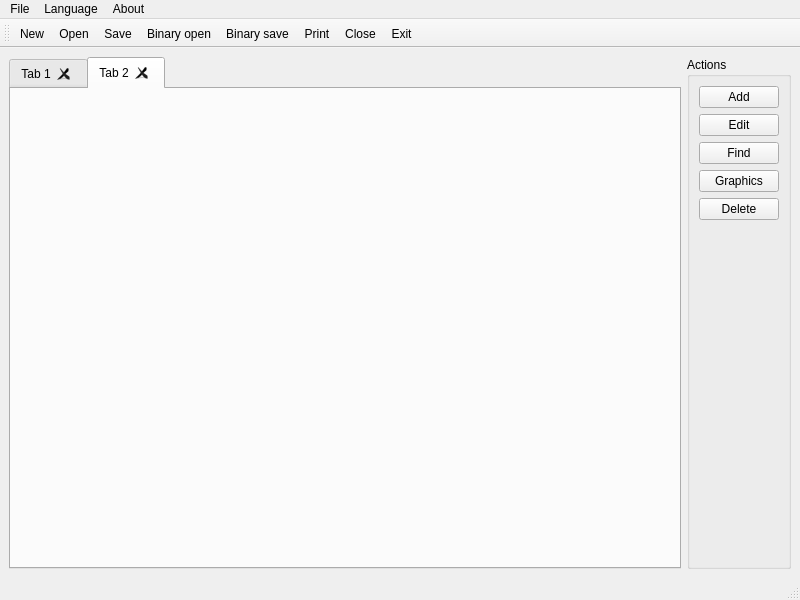
<?xml version="1.0" encoding="UTF-8"?>
<ui version="4.0">
 <class>MainWindow</class>
 <widget class="QMainWindow" name="MainWindow">
  <property name="geometry">
   <rect>
    <x>0</x>
    <y>0</y>
    <width>800</width>
    <height>600</height>
   </rect>
  </property>
  <property name="acceptDrops">
   <bool>false</bool>
  </property>
  <property name="windowTitle">
   <string>Database</string>
  </property>
  <widget class="QWidget" name="centralwidget">
   <layout class="QHBoxLayout" name="horizontalLayout">
    <item>
     <widget class="QTabWidget" name="tabWidget">
      <property name="acceptDrops">
       <bool>false</bool>
      </property>
      <property name="currentIndex">
       <number>1</number>
      </property>
      <property name="tabsClosable">
       <bool>true</bool>
      </property>
      <property name="movable">
       <bool>true</bool>
      </property>
      <widget class="QWidget" name="tab">
       <attribute name="title">
        <string>Tab 1</string>
       </attribute>
       <layout class="QHBoxLayout" name="horizontalLayout_2"/>
      </widget>
      <widget class="QWidget" name="tab_2">
       <property name="enabled">
        <bool>true</bool>
       </property>
       <attribute name="title">
        <string>Tab 2</string>
       </attribute>
       <layout class="QHBoxLayout" name="horizontalLayout_3"/>
      </widget>
     </widget>
    </item>
    <item>
     <widget class="QGroupBox" name="groupBox">
      <property name="title">
       <string>Actions</string>
      </property>
      <layout class="QVBoxLayout" name="verticalLayout">
       <item>
        <widget class="QPushButton" name="addButton">
         <property name="text">
          <string>Add</string>
         </property>
        </widget>
       </item>
       <item>
        <widget class="QPushButton" name="editButton">
         <property name="text">
          <string>Edit</string>
         </property>
        </widget>
       </item>
       <item>
        <widget class="QPushButton" name="findButton">
         <property name="text">
          <string>Find</string>
         </property>
        </widget>
       </item>
       <item>
        <widget class="QPushButton" name="graphicsButton">
         <property name="text">
          <string>Graphics</string>
         </property>
        </widget>
       </item>
       <item>
        <widget class="QPushButton" name="deleteButton">
         <property name="text">
          <string>Delete</string>
         </property>
        </widget>
       </item>
       <item>
        <spacer name="verticalSpacer">
         <property name="orientation">
          <enum>Qt::Vertical</enum>
         </property>
         <property name="sizeHint" stdset="0">
          <size>
           <width>20</width>
           <height>40</height>
          </size>
         </property>
        </spacer>
       </item>
      </layout>
     </widget>
    </item>
   </layout>
  </widget>
  <widget class="QMenuBar" name="menubar">
   <property name="geometry">
    <rect>
     <x>0</x>
     <y>0</y>
     <width>800</width>
     <height>23</height>
    </rect>
   </property>
   <widget class="QMenu" name="menu">
    <property name="title">
     <string>File</string>
    </property>
    <addaction name="actionNew"/>
    <addaction name="open"/>
    <addaction name="binaryOpen"/>
    <addaction name="binarySave"/>
    <addaction name="save"/>
    <addaction name="print"/>
    <addaction name="close"/>
    <addaction name="exit"/>
   </widget>
   <widget class="QMenu" name="about">
    <property name="title">
     <string>About</string>
    </property>
   </widget>
   <widget class="QMenu" name="language">
    <property name="title">
     <string>Language</string>
    </property>
    <addaction name="russian"/>
    <addaction name="english"/>
   </widget>
   <addaction name="menu"/>
   <addaction name="language"/>
   <addaction name="about"/>
  </widget>
  <widget class="QStatusBar" name="statusbar"/>
  <widget class="QToolBar" name="toolBar">
   <property name="windowTitle">
    <string>toolBar</string>
   </property>
   <attribute name="toolBarArea">
    <enum>TopToolBarArea</enum>
   </attribute>
   <attribute name="toolBarBreak">
    <bool>false</bool>
   </attribute>
   <addaction name="actionNew"/>
   <addaction name="open"/>
   <addaction name="save"/>
   <addaction name="binaryOpen"/>
   <addaction name="binarySave"/>
   <addaction name="print"/>
   <addaction name="close"/>
   <addaction name="exit"/>
  </widget>
  <action name="open">
   <property name="icon">
    <iconset resource="icons.qrc">
     <normaloff>:/tools/tools_icons/document-open-symbolic.svg</normaloff>:/tools/tools_icons/document-open-symbolic.svg</iconset>
   </property>
   <property name="text">
    <string>Open</string>
   </property>
  </action>
  <action name="close">
   <property name="icon">
    <iconset resource="icons.qrc">
     <normaloff>:/tools/tools_icons/x-circular-symbolic.svg</normaloff>:/tools/tools_icons/x-circular-symbolic.svg</iconset>
   </property>
   <property name="text">
    <string>Close</string>
   </property>
  </action>
  <action name="exit">
   <property name="icon">
    <iconset resource="icons.qrc">
     <normaloff>:/tools/tools_icons/cross-filled-large-symbolic.svg</normaloff>:/tools/tools_icons/cross-filled-large-symbolic.svg</iconset>
   </property>
   <property name="text">
    <string>Exit</string>
   </property>
  </action>
  <action name="save">
   <property name="icon">
    <iconset resource="icons.qrc">
     <normaloff>:/tools/tools_icons/document-save-symbolic.svg</normaloff>:/tools/tools_icons/document-save-symbolic.svg</iconset>
   </property>
   <property name="text">
    <string>Save</string>
   </property>
  </action>
  <action name="setRussian">
   <property name="text">
    <string>Russian</string>
   </property>
  </action>
  <action name="setEnglish">
   <property name="text">
    <string>English</string>
   </property>
  </action>
  <action name="actionRussian">
   <property name="text">
    <string>Russian</string>
   </property>
  </action>
  <action name="actionEnglish">
   <property name="text">
    <string>English</string>
   </property>
  </action>
  <action name="russian">
   <property name="text">
    <string>Russian</string>
   </property>
  </action>
  <action name="english">
   <property name="text">
    <string>English</string>
   </property>
  </action>
  <action name="print">
   <property name="icon">
    <iconset resource="icons.qrc">
     <normaloff>:/tools/tools_icons/printer-symbolic.svg</normaloff>:/tools/tools_icons/printer-symbolic.svg</iconset>
   </property>
   <property name="text">
    <string>Print</string>
   </property>
  </action>
  <action name="binarySave">
   <property name="icon">
    <iconset resource="icons.qrc">
     <normaloff>:/tools/tools_icons/document-save-as-symbolic.svg</normaloff>:/tools/tools_icons/document-save-as-symbolic.svg</iconset>
   </property>
   <property name="text">
    <string>Binary save</string>
   </property>
  </action>
  <action name="binaryOpen">
   <property name="icon">
    <iconset resource="icons.qrc">
     <normaloff>:/tools/tools_icons/open-menu-symbolic.svg</normaloff>:/tools/tools_icons/open-menu-symbolic.svg</iconset>
   </property>
   <property name="text">
    <string>Binary open</string>
   </property>
  </action>
  <action name="actionNew">
   <property name="icon">
    <iconset resource="icons.qrc">
     <normaloff>:/tools/tools_icons/paper-symbolic.svg</normaloff>:/tools/tools_icons/paper-symbolic.svg</iconset>
   </property>
   <property name="text">
    <string>New</string>
   </property>
  </action>
 </widget>
 <resources>
  <include location="icons.qrc"/>
 </resources>
 <connections>
  <connection>
   <sender>exit</sender>
   <signal>triggered()</signal>
   <receiver>MainWindow</receiver>
   <slot>close()</slot>
   <hints>
    <hint type="sourcelabel">
     <x>-1</x>
     <y>-1</y>
    </hint>
    <hint type="destinationlabel">
     <x>399</x>
     <y>299</y>
    </hint>
   </hints>
  </connection>
 </connections>
</ui>
